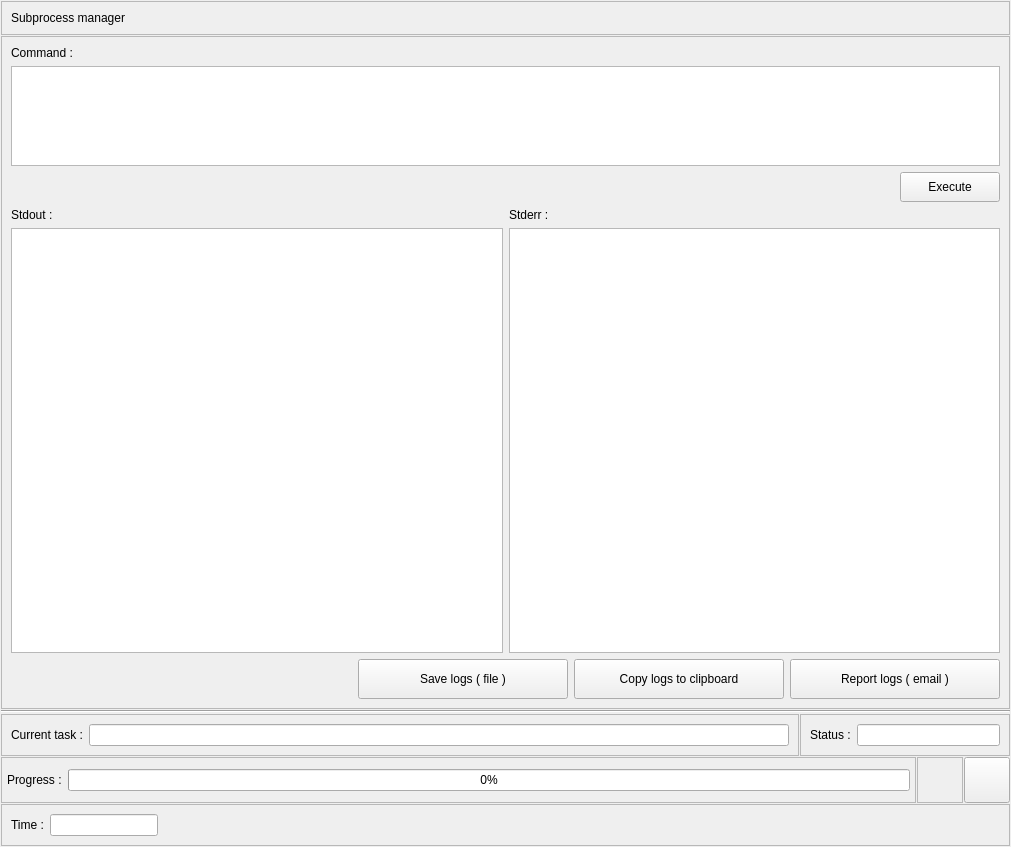
<?xml version="1.0" encoding="UTF-8"?>
<ui version="4.0">
 <class>Form</class>
 <widget class="QWidget" name="Form">
  <property name="geometry">
   <rect>
    <x>0</x>
    <y>0</y>
    <width>1011</width>
    <height>847</height>
   </rect>
  </property>
  <property name="windowTitle">
   <string>Form</string>
  </property>
  <layout class="QVBoxLayout" name="verticalLayout">
   <property name="spacing">
    <number>1</number>
   </property>
   <property name="leftMargin">
    <number>1</number>
   </property>
   <property name="topMargin">
    <number>1</number>
   </property>
   <property name="rightMargin">
    <number>1</number>
   </property>
   <property name="bottomMargin">
    <number>1</number>
   </property>
   <item>
    <widget class="QFrame" name="frame">
     <property name="sizePolicy">
      <sizepolicy hsizetype="Preferred" vsizetype="Fixed">
       <horstretch>0</horstretch>
       <verstretch>0</verstretch>
      </sizepolicy>
     </property>
     <property name="frameShape">
      <enum>QFrame::StyledPanel</enum>
     </property>
     <property name="frameShadow">
      <enum>QFrame::Raised</enum>
     </property>
     <layout class="QHBoxLayout" name="horizontalLayout">
      <item>
       <widget class="QLabel" name="label">
        <property name="text">
         <string>Subprocess manager</string>
        </property>
       </widget>
      </item>
     </layout>
    </widget>
   </item>
   <item>
    <widget class="QFrame" name="subprocess_details_frame">
     <property name="frameShape">
      <enum>QFrame::StyledPanel</enum>
     </property>
     <property name="frameShadow">
      <enum>QFrame::Raised</enum>
     </property>
     <layout class="QVBoxLayout" name="verticalLayout_2">
      <item>
       <widget class="QLabel" name="label_2">
        <property name="text">
         <string>Command :</string>
        </property>
       </widget>
      </item>
      <item>
       <widget class="QTextEdit" name="subprocess_command_textEdit">
        <property name="sizePolicy">
         <sizepolicy hsizetype="Expanding" vsizetype="Fixed">
          <horstretch>0</horstretch>
          <verstretch>0</verstretch>
         </sizepolicy>
        </property>
        <property name="minimumSize">
         <size>
          <width>0</width>
          <height>100</height>
         </size>
        </property>
        <property name="maximumSize">
         <size>
          <width>16777215</width>
          <height>100</height>
         </size>
        </property>
       </widget>
      </item>
      <item>
       <layout class="QHBoxLayout" name="horizontalLayout_2">
        <item>
         <spacer name="horizontalSpacer">
          <property name="orientation">
           <enum>Qt::Horizontal</enum>
          </property>
          <property name="sizeHint" stdset="0">
           <size>
            <width>40</width>
            <height>20</height>
           </size>
          </property>
         </spacer>
        </item>
        <item>
         <widget class="QPushButton" name="subprocess_execute_pushButton">
          <property name="minimumSize">
           <size>
            <width>100</width>
            <height>30</height>
           </size>
          </property>
          <property name="maximumSize">
           <size>
            <width>100</width>
            <height>30</height>
           </size>
          </property>
          <property name="text">
           <string>Execute</string>
          </property>
         </widget>
        </item>
       </layout>
      </item>
      <item>
       <layout class="QHBoxLayout" name="horizontalLayout_3">
        <item>
         <layout class="QVBoxLayout" name="verticalLayout_3">
          <item>
           <widget class="QLabel" name="label_3">
            <property name="text">
             <string>Stdout :</string>
            </property>
           </widget>
          </item>
          <item>
           <widget class="QTextEdit" name="process_stdout_textEdit">
            <property name="minimumSize">
             <size>
              <width>0</width>
              <height>360</height>
             </size>
            </property>
            <property name="textInteractionFlags">
             <set>Qt::TextSelectableByMouse</set>
            </property>
           </widget>
          </item>
         </layout>
        </item>
        <item>
         <layout class="QVBoxLayout" name="verticalLayout_4">
          <item>
           <widget class="QLabel" name="label_8">
            <property name="text">
             <string>Stderr :</string>
            </property>
           </widget>
          </item>
          <item>
           <widget class="QTextEdit" name="process_stderr_textEdit"/>
          </item>
         </layout>
        </item>
       </layout>
      </item>
      <item>
       <layout class="QHBoxLayout" name="horizontalLayout_9">
        <item>
         <spacer name="horizontalSpacer_2">
          <property name="orientation">
           <enum>Qt::Horizontal</enum>
          </property>
          <property name="sizeHint" stdset="0">
           <size>
            <width>40</width>
            <height>20</height>
           </size>
          </property>
         </spacer>
        </item>
        <item>
         <widget class="QPushButton" name="save_logs_pushButton">
          <property name="minimumSize">
           <size>
            <width>210</width>
            <height>40</height>
           </size>
          </property>
          <property name="maximumSize">
           <size>
            <width>16777215</width>
            <height>40</height>
           </size>
          </property>
          <property name="text">
           <string>Save logs ( file )</string>
          </property>
         </widget>
        </item>
        <item>
         <widget class="QPushButton" name="copy_logs_pushButton">
          <property name="minimumSize">
           <size>
            <width>210</width>
            <height>40</height>
           </size>
          </property>
          <property name="maximumSize">
           <size>
            <width>16777215</width>
            <height>40</height>
           </size>
          </property>
          <property name="text">
           <string>Copy logs to clipboard</string>
          </property>
         </widget>
        </item>
        <item>
         <widget class="QPushButton" name="report_logs_pushButton">
          <property name="minimumSize">
           <size>
            <width>210</width>
            <height>40</height>
           </size>
          </property>
          <property name="maximumSize">
           <size>
            <width>16777215</width>
            <height>40</height>
           </size>
          </property>
          <property name="text">
           <string>Report logs ( email )</string>
          </property>
         </widget>
        </item>
       </layout>
      </item>
     </layout>
    </widget>
   </item>
   <item>
    <widget class="Line" name="line">
     <property name="orientation">
      <enum>Qt::Horizontal</enum>
     </property>
    </widget>
   </item>
   <item>
    <layout class="QHBoxLayout" name="horizontalLayout_8">
     <property name="spacing">
      <number>1</number>
     </property>
     <item>
      <widget class="QFrame" name="frame_3">
       <property name="sizePolicy">
        <sizepolicy hsizetype="Expanding" vsizetype="Preferred">
         <horstretch>0</horstretch>
         <verstretch>0</verstretch>
        </sizepolicy>
       </property>
       <property name="frameShape">
        <enum>QFrame::StyledPanel</enum>
       </property>
       <property name="frameShadow">
        <enum>QFrame::Raised</enum>
       </property>
       <layout class="QHBoxLayout" name="horizontalLayout_5">
        <item>
         <widget class="QLabel" name="label_5">
          <property name="text">
           <string>Current task :</string>
          </property>
         </widget>
        </item>
        <item>
         <widget class="QLineEdit" name="subprocess_current_task_lineEdit">
          <property name="readOnly">
           <bool>true</bool>
          </property>
         </widget>
        </item>
       </layout>
      </widget>
     </item>
     <item>
      <widget class="QFrame" name="frame_4">
       <property name="sizePolicy">
        <sizepolicy hsizetype="Minimum" vsizetype="Preferred">
         <horstretch>0</horstretch>
         <verstretch>0</verstretch>
        </sizepolicy>
       </property>
       <property name="maximumSize">
        <size>
         <width>210</width>
         <height>16777215</height>
        </size>
       </property>
       <property name="frameShape">
        <enum>QFrame::StyledPanel</enum>
       </property>
       <property name="frameShadow">
        <enum>QFrame::Raised</enum>
       </property>
       <layout class="QHBoxLayout" name="horizontalLayout_6">
        <item>
         <widget class="QLabel" name="label_6">
          <property name="sizePolicy">
           <sizepolicy hsizetype="Fixed" vsizetype="Preferred">
            <horstretch>0</horstretch>
            <verstretch>0</verstretch>
           </sizepolicy>
          </property>
          <property name="text">
           <string>Status :</string>
          </property>
         </widget>
        </item>
        <item>
         <widget class="QLineEdit" name="subprocess_status_lineEdit">
          <property name="maximumSize">
           <size>
            <width>150</width>
            <height>16777215</height>
           </size>
          </property>
          <property name="readOnly">
           <bool>true</bool>
          </property>
         </widget>
        </item>
       </layout>
      </widget>
     </item>
    </layout>
   </item>
   <item>
    <layout class="QHBoxLayout" name="horizontalLayout_11">
     <property name="spacing">
      <number>1</number>
     </property>
     <item>
      <widget class="QFrame" name="frame_5">
       <property name="frameShape">
        <enum>QFrame::StyledPanel</enum>
       </property>
       <property name="frameShadow">
        <enum>QFrame::Raised</enum>
       </property>
       <layout class="QHBoxLayout" name="horizontalLayout_7">
        <property name="leftMargin">
         <number>5</number>
        </property>
        <property name="topMargin">
         <number>5</number>
        </property>
        <property name="rightMargin">
         <number>5</number>
        </property>
        <property name="bottomMargin">
         <number>5</number>
        </property>
        <item>
         <widget class="QLabel" name="label_4">
          <property name="text">
           <string>Progress :</string>
          </property>
         </widget>
        </item>
        <item>
         <widget class="QProgressBar" name="subprocess_percent_progressBar">
          <property name="value">
           <number>0</number>
          </property>
         </widget>
        </item>
       </layout>
      </widget>
     </item>
     <item>
      <widget class="QFrame" name="frame_6">
       <property name="minimumSize">
        <size>
         <width>46</width>
         <height>46</height>
        </size>
       </property>
       <property name="maximumSize">
        <size>
         <width>46</width>
         <height>46</height>
        </size>
       </property>
       <property name="layoutDirection">
        <enum>Qt::LeftToRight</enum>
       </property>
       <property name="frameShape">
        <enum>QFrame::StyledPanel</enum>
       </property>
       <property name="frameShadow">
        <enum>QFrame::Raised</enum>
       </property>
       <layout class="QVBoxLayout" name="verticalLayout_5">
        <property name="spacing">
         <number>0</number>
        </property>
        <property name="leftMargin">
         <number>4</number>
        </property>
        <property name="topMargin">
         <number>4</number>
        </property>
        <property name="rightMargin">
         <number>4</number>
        </property>
        <property name="bottomMargin">
         <number>4</number>
        </property>
        <item>
         <widget class="QLabel" name="subprocess_manager_loading_label">
          <property name="text">
           <string/>
          </property>
          <property name="alignment">
           <set>Qt::AlignCenter</set>
          </property>
         </widget>
        </item>
       </layout>
      </widget>
     </item>
     <item>
      <widget class="QPushButton" name="subprocess_ma_stop_pushButton">
       <property name="minimumSize">
        <size>
         <width>46</width>
         <height>46</height>
        </size>
       </property>
       <property name="maximumSize">
        <size>
         <width>46</width>
         <height>46</height>
        </size>
       </property>
       <property name="text">
        <string/>
       </property>
       <property name="iconSize">
        <size>
         <width>30</width>
         <height>30</height>
        </size>
       </property>
      </widget>
     </item>
    </layout>
   </item>
   <item>
    <widget class="QFrame" name="frame_2">
     <property name="frameShape">
      <enum>QFrame::StyledPanel</enum>
     </property>
     <property name="frameShadow">
      <enum>QFrame::Raised</enum>
     </property>
     <layout class="QHBoxLayout" name="horizontalLayout_4">
      <item>
       <widget class="QLabel" name="label_7">
        <property name="text">
         <string>Time :</string>
        </property>
       </widget>
      </item>
      <item>
       <widget class="QLineEdit" name="subprocess_time_lineEdit">
        <property name="sizePolicy">
         <sizepolicy hsizetype="Minimum" vsizetype="Fixed">
          <horstretch>0</horstretch>
          <verstretch>0</verstretch>
         </sizepolicy>
        </property>
        <property name="readOnly">
         <bool>true</bool>
        </property>
       </widget>
      </item>
      <item>
       <spacer name="horizontalSpacer_3">
        <property name="orientation">
         <enum>Qt::Horizontal</enum>
        </property>
        <property name="sizeHint" stdset="0">
         <size>
          <width>40</width>
          <height>20</height>
         </size>
        </property>
       </spacer>
      </item>
     </layout>
    </widget>
   </item>
  </layout>
 </widget>
 <resources/>
 <connections/>
</ui>
